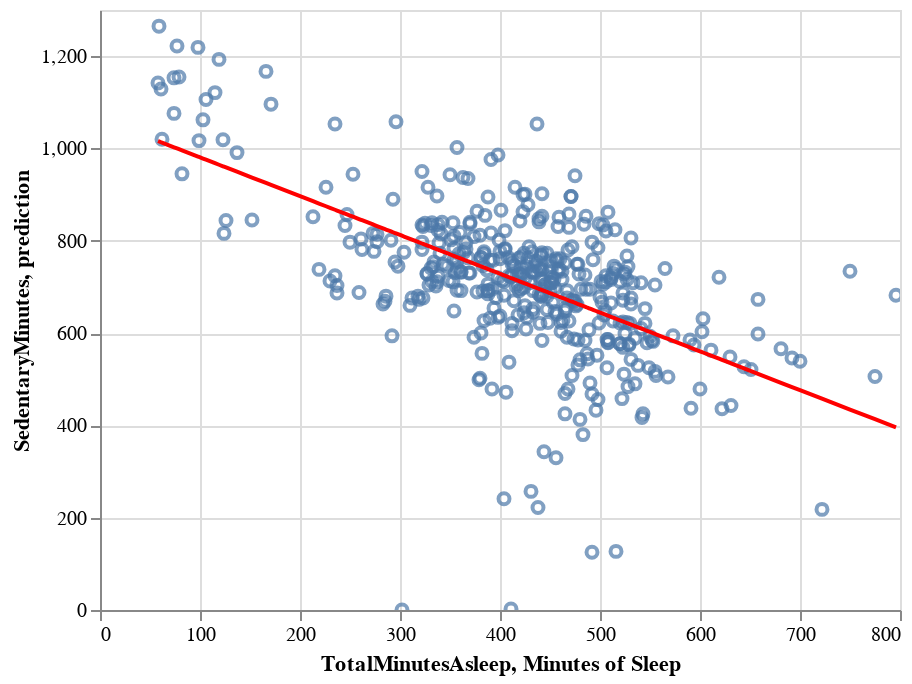

The cell this chart's notebook holds for it:
### Code cell
#Now for one last regression, I want to go in a different direction and see if the amount of time spent sedentary increases with lower amount of sleep
X = df[["TotalMinutesAsleep"]].values
Y = df[["SedentaryMinutes"]].values

reg = LinearRegression().fit(X, Y)
pred = reg.predict(X)
predDF = pd.DataFrame(pred)
predDF.columns = ["prediction"]
predDF["Minutes of Sleep"] = X

chart1 = alt.Chart(df[["SedentaryMinutes", "TotalMinutesAsleep"]]).mark_point().encode(
    x='TotalMinutesAsleep',
    y='SedentaryMinutes'
).interactive()

chart2 = alt.Chart(predDF.reset_index()).mark_line(color='red').encode(
    x='Minutes of Sleep',
    y='prediction'
).interactive()

display(alt.layer(chart1, chart2))
#There does seem to be a very good correlation here, shows a downwards trend in sedentary minutes as more sleep is accrued.
#This is the first real correlation, though there are plenty of outliers here.

### Figure 1 — Vega-Lite specification as saved in the notebook (floating-point values rounded to 4 significant figures; data arrays with more than 128 entries replaced by an {"elided": "..."} marker saying what was removed)
{"config": {"view": {"continuousWidth": 400, "continuousHeight": 300}}, "layer": [{"data": {"name": "data-5ac2ac7980a3041be84a14d71e828160"}, "mark": "point", "encoding": {"x": {"type": "quantitative", "field": "TotalMinutesAsleep"}, "y": {"type": "quantitative", "field": "SedentaryMinutes"}}, "selection": {"selector027": {"type": "interval", "bind": "scales", "encodings": ["x", "y"]}}}, {"data": {"name": "data-c655faedb113049e641a467dead8b20b"}, "mark": {"type": "line", "color": "red"}, "encoding": {"x": {"type": "quantitative", "field": "Minutes of Sleep"}, "y": {"type": "quantitative", "field": "prediction"}}, "selection": {"selector028": {"type": "interval", "bind": "scales", "encodings": ["x", "y"]}}}], "$schema": "https://vega.github.io/schema/vega-lite/v4.8.1.json", "datasets": {"data-5ac2ac7980a3041be84a14d71e828160": {"elided": "413 records"}, "data-c655faedb113049e641a467dead8b20b": {"elided": "413 records"}}}
